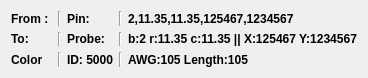
<?xml version="1.0" encoding="UTF-8"?>
<ui version="4.0">
 <class>Form</class>
 <widget class="QWidget" name="Form">
  <property name="geometry">
   <rect>
    <x>0</x>
    <y>0</y>
    <width>364</width>
    <height>78</height>
   </rect>
  </property>
  <property name="windowTitle">
   <string>Form</string>
  </property>
  <layout class="QGridLayout" name="gridLayout">
   <item row="2" column="0">
    <widget class="QLabel" name="la_color">
     <property name="font">
      <font>
       <bold>true</bold>
      </font>
     </property>
     <property name="text">
      <string>Color</string>
     </property>
    </widget>
   </item>
   <item row="1" column="1">
    <widget class="Line" name="line_6">
     <property name="orientation">
      <enum>Qt::Vertical</enum>
     </property>
    </widget>
   </item>
   <item row="0" column="4">
    <widget class="Line" name="line_4">
     <property name="orientation">
      <enum>Qt::Vertical</enum>
     </property>
    </widget>
   </item>
   <item row="0" column="5">
    <widget class="QLabel" name="la_brcXY_from">
     <property name="font">
      <font>
       <bold>true</bold>
      </font>
     </property>
     <property name="text">
      <string>2,11.35,11.35,125467,1234567</string>
     </property>
    </widget>
   </item>
   <item row="1" column="5">
    <widget class="QLabel" name="la_brcXY_to">
     <property name="font">
      <font>
       <bold>true</bold>
      </font>
     </property>
     <property name="text">
      <string>b:2 r:11.35 c:11.35 || X:125467 Y:1234567</string>
     </property>
    </widget>
   </item>
   <item row="2" column="2">
    <widget class="QLabel" name="la_ID">
     <property name="font">
      <font>
       <bold>true</bold>
      </font>
     </property>
     <property name="text">
      <string>ID: 5000</string>
     </property>
    </widget>
   </item>
   <item row="2" column="4">
    <widget class="Line" name="line_5">
     <property name="orientation">
      <enum>Qt::Vertical</enum>
     </property>
    </widget>
   </item>
   <item row="2" column="1">
    <widget class="Line" name="line">
     <property name="orientation">
      <enum>Qt::Vertical</enum>
     </property>
    </widget>
   </item>
   <item row="0" column="1">
    <widget class="Line" name="line_2">
     <property name="orientation">
      <enum>Qt::Vertical</enum>
     </property>
    </widget>
   </item>
   <item row="1" column="4">
    <widget class="Line" name="line_3">
     <property name="orientation">
      <enum>Qt::Vertical</enum>
     </property>
    </widget>
   </item>
   <item row="2" column="5">
    <widget class="QLabel" name="la_AWG_LENGTH">
     <property name="font">
      <font>
       <bold>true</bold>
      </font>
     </property>
     <property name="text">
      <string>AWG:105 Length:105</string>
     </property>
    </widget>
   </item>
   <item row="0" column="0">
    <widget class="QLabel" name="label">
     <property name="font">
      <font>
       <bold>true</bold>
      </font>
     </property>
     <property name="text">
      <string>From : </string>
     </property>
    </widget>
   </item>
   <item row="0" column="2">
    <widget class="QLabel" name="la_type_from">
     <property name="font">
      <font>
       <bold>true</bold>
      </font>
     </property>
     <property name="text">
      <string>Pin:</string>
     </property>
    </widget>
   </item>
   <item row="1" column="0">
    <widget class="QLabel" name="label_2">
     <property name="font">
      <font>
       <bold>true</bold>
      </font>
     </property>
     <property name="text">
      <string>To: </string>
     </property>
    </widget>
   </item>
   <item row="1" column="2">
    <widget class="QLabel" name="la_type_from_to">
     <property name="font">
      <font>
       <bold>true</bold>
      </font>
     </property>
     <property name="text">
      <string>Probe:</string>
     </property>
    </widget>
   </item>
  </layout>
 </widget>
 <resources/>
 <connections/>
</ui>
